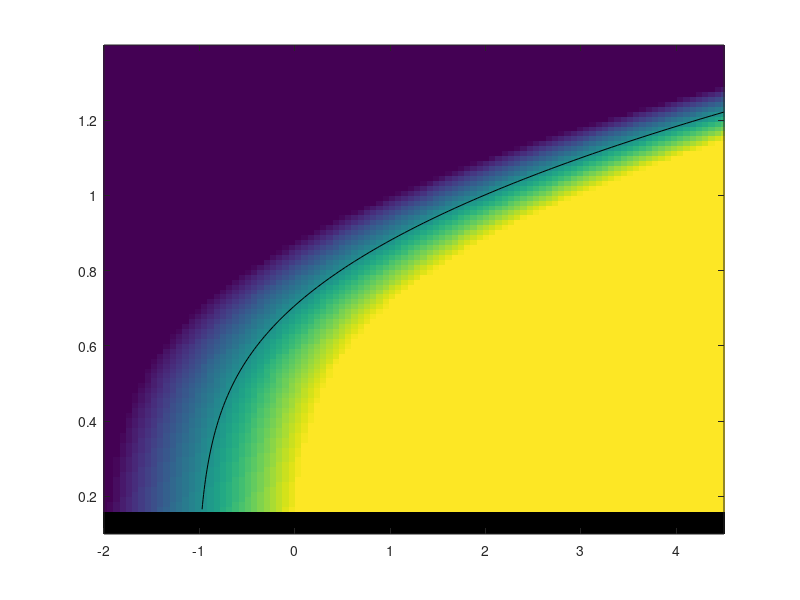

This figure's MATLAB source:
% use Bunin PRE (2017) to compute the phase transition line
function xy = phaseBoundaryCurve(S,gamma)
% denote Z(mu, sigma) = sigma*h+mu (using same notation as Bunin 2017)
% we are looking for zeros of Z
if nargin<2
    gamma = 1;
end
if nargin<1
    S = Inf;
end
u = @(mu,sigma) (1-mu/S)./sigma;


deltas = linspace(-6,6,1000);
us = uOfDelta(deltas, gamma);
Delta = @(u)interp1(us,deltas,u);
% %% Sanity check: should be zero
% max(abs(W2(deltas)-deltas.*W1(deltas)-W0(deltas)))

%%
h = @(d)d.*sqrt(W2(d))./W1(d);

Z = @(mu,sigma) mu + sigma.*h(Delta(u(mu,sigma)));

%%
muVec = linspace(-2,4.5,100);
sigmaVec = linspace(0.1,1.4,100);
[mumu, sigsig] = meshgrid(muVec,sigmaVec);

zs = reshape(Z(mumu(:), sigsig(:)),size(mumu));
imagesc(muVec, sigmaVec, zs, [-1 1]);
axis xy

ms = [sigmaVec(:),sigmaVec(:)];
hold all
cc = contour(mumu, sigsig, zs,[0,0]);
xy = cc(:,2:end);
plot(xy(1,:), xy(2,:),'k-')
end


function u = uOfDelta(d, gamma)
% w0 = W0(d);
% sqrtw2 = sqrt(W2(d));
% u = gamma*w0./sqrtw2 + sqrtw2;
q = W2(d)./(W1(d).^2);
w1sqrtQ = sqrt(q).*W1(d);
v = W0(d) ./ (w1sqrtQ);
u = gamma.*v + w1sqrtQ;
end

function w = W0(d)
w = 1/2*(1+erf(d/sqrt(2)));
%w = normcdf(-d);
end

function w = W1(d)
%w = 1/2*(1+erf(d/sqrt(2)));
w = W0(d).*d + exp(-d.^2/2)/sqrt(2*pi);
end

function w = W2(d)
w = W0(d).*(1+d.^2) + d.*exp(-d.^2/2)/sqrt(2*pi);
end
